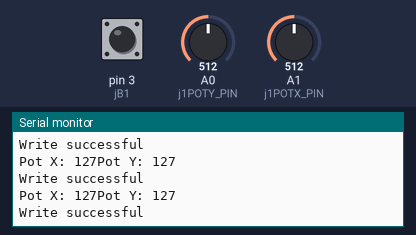
A program run on a simulated Arduino Uno, built with avr-gcc and run on an emulated ATmega328P. Parts: the last lines printed to the serial monitor. The inputs (shaded band) are chosen by the test bench; at power-on: A0 (j1POTY_PIN) = 512, A1 (j1POTX_PIN) = 512, pin 3 (jB1) HIGH. No radio packets arrive unless stated.

Above: at 1.2 s.
1.3 s: A0 (j1POTY_PIN) set to 716
At 1.33 s:
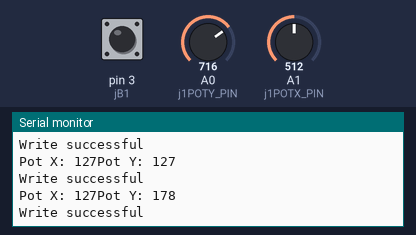
2.8 s: A1 (j1POTX_PIN) set to 716
At 2.85 s:
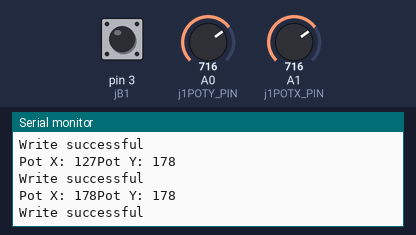
4.3 s: A0 (j1POTY_PIN) set to 900
At 4.32 s:
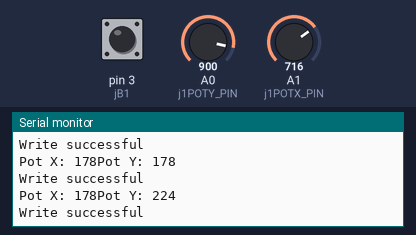
7.3 s: A1 (j1POTX_PIN) set to 900
At 7.36 s:
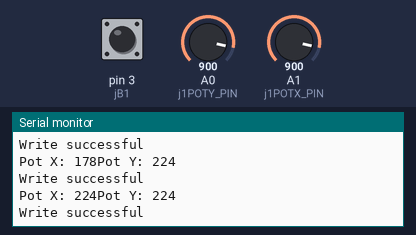
Timing chart, 0 to 9.8 s (numbered marks = the images above; inputs shaded):
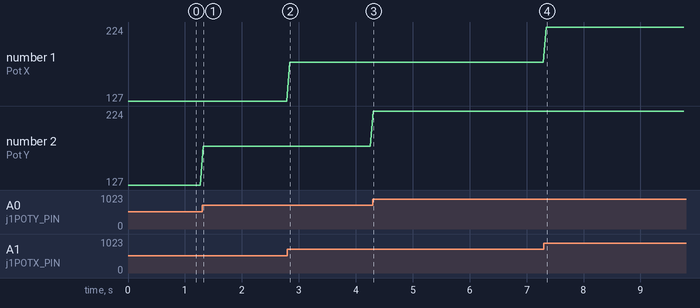

The program:

main.cpp
```cpp
#include <Arduino.h>
#include <SPI.h>
#include <nRF24L01.h>
#include <RF24.h>
#include <Wire.h>

// Define the digital inputs
#define jB1        3  // Joystick button 1
#define j1POTX_PIN A1
#define j1POTY_PIN A0
#define CE         5
#define CSN        6

const int MPU = 0x68; // MPU6050 I2C address
float elapsedTime, currentTime, previousTime;
int c = 0;

RF24 radio(CE, CSN);   // nRF24L01 (CE, CSN)
const byte address[6] = "00001"; // Address

// Max size of this struct is 32 bytes - NRF24L01 buffer limit
struct Data_Package {
  byte j1PotX;
  byte j1PotY;
  byte j1Button;
};

Data_Package data; //Create a variable with the above structure

void setup() {
  Serial.begin(115200);

  // Define the radio communication
  radio.begin();
  radio.openWritingPipe(address);
  radio.setAutoAck(false);
  radio.setDataRate(RF24_250KBPS);
  radio.setPALevel(RF24_PA_LOW);
  radio.setRetries(3,5); //delay, count

  // Activate the Arduino internal pull-up resistors
  pinMode(jB1, INPUT_PULLUP);

  // Set initial default values
  data.j1PotX = 127; // Values from 0 to 255. When Joystick is in resting position, the value is in the middle, or 127. We actually map the pot value from 0 to 1023 to 0 to 255 because that's one BYTE value
  data.j1PotY = 127;
  data.j1Button = 1;
}
void loop() {
  // Read all analog inputs and map them to one Byte value
  data.j1PotX = map(analogRead(j1POTX_PIN), 0, 1023, 0, 255); // Convert the analog read value from 0 to 1023 into a BYTE value from 0 to 255
  data.j1PotY = map(analogRead(j1POTY_PIN), 0, 1023, 0, 255);
  // Read all digital inputs
  data.j1Button = digitalRead(jB1);
  Serial.print("Pot X: ");
  Serial.print(data.j1PotX);
  Serial.print("Pot Y: ");
  Serial.print(data.j1PotY);
  Serial.println();
  if (radio.write(&data, sizeof(Data_Package))==true) {
    Serial.println("Write successful");
  }
  else
    Serial.println("Write failed");

  delay(50);
}
```

Measured:
- after the input at 1.3 s, the serial monitor: prints a new line at once (image 1)
- after the input at 2.8 s, the serial monitor: prints a new line at once (image 2)
- after the input at 4.3 s, the serial monitor: prints a new line at once (image 3)
- after the input at 7.3 s, the serial monitor: prints a new line after 0.05 s (image 4)
- plotted number 2: 127 → 178 after the input at 1.3 s, 178 → 224 after the input at 4.3 s
